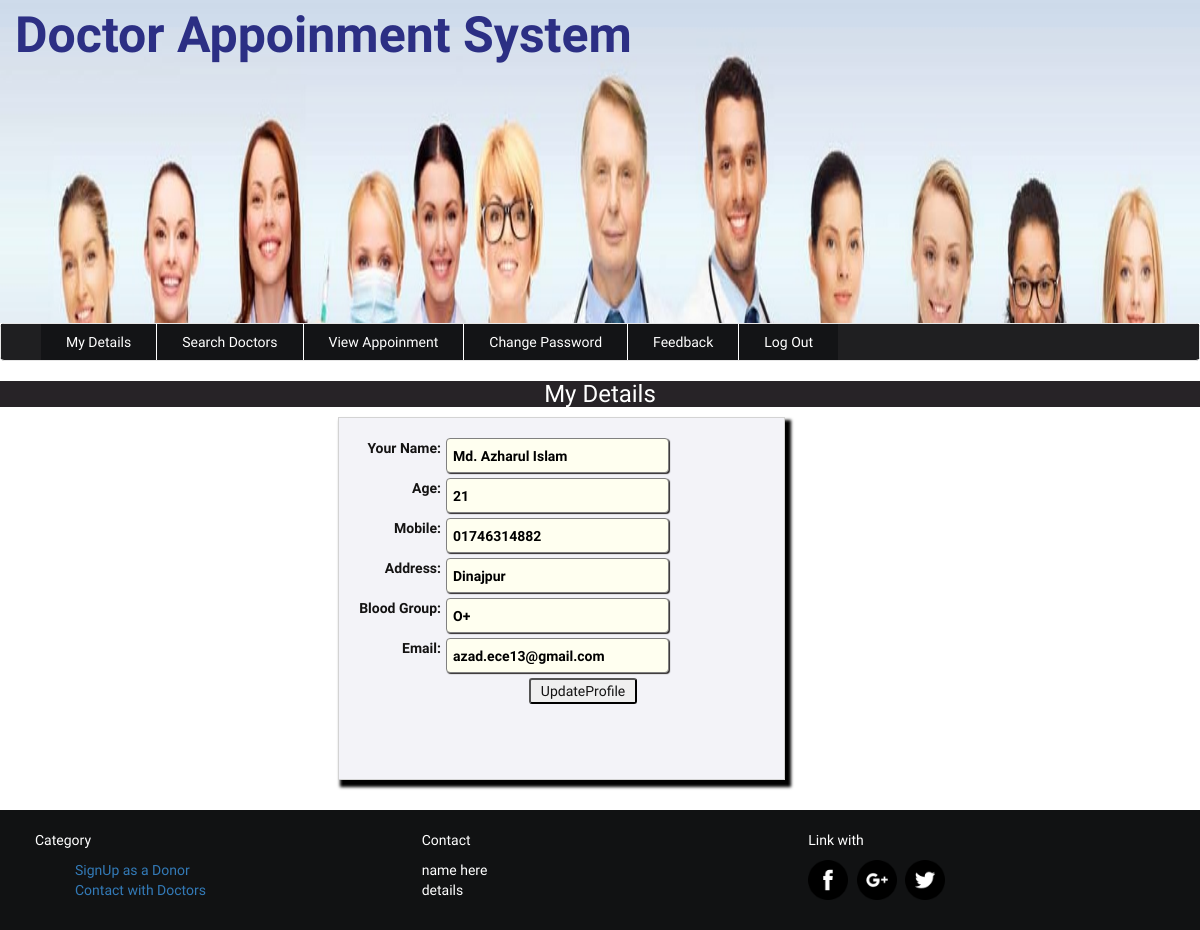
The page /patient/myDetails.php (signed in) on the database its author committed.
### tables this page shows
CREATE TABLE `patient` (
  `id` int(11) NOT NULL,
  `name` varchar(22) NOT NULL,
  `age` varchar(22) NOT NULL,
  `contact` varchar(22) NOT NULL,
  `address` varchar(22) NOT NULL,
  `bgroup` varchar(22) NOT NULL,
  `email` varchar(111) NOT NULL,
  `password` varchar(22) NOT NULL
);

### patient/myDetails.php (the view, shortened to what this page needs)
<?php include('header.php'); ?>
<?php include('uptomenu.php'); ?>
				<?php
							include('../config.php');
							$sql="SELECT * FROM patient where email='" . $_SESSION["email"] . "'";
							$q=mysqli_query($conn,$sql);
							$data=mysqli_fetch_array($q);
							$name=$data[1];
							$age=$data[2];
							$contact=$data[3];
							$address=$data[4];
							$bgroup=$data[5];
							$email=$data[6];
				?>
<div class="login" style="background-color:#fff;">
		<h3 class="text-center" style="background-color:#272327;color: #fff;">My Details</h3>
			<div class="formstyle" style="float: right;padding:20px;border: 1px solid lightgrey;margin-right:415px; margin-bottom:30px;background-color:#f3f3f8;color:#141313;">
				<form action="" method="post" class="text-center form-group">
					<label>
						Your Name: <input type="text" name="name" value="<?php echo $name; ?>" placeholder="Full name" required>
					</label><br><br>
					<label>
						Age: <input type="number" name="age"  value="<?php echo $age; ?>" placeholder="age" required="required" pattern="[0-9]{2,2}" title="please enter only  numbers between 2 to 2 for age"/>
					</label><br><br>
					<label>
						Mobile: <input type="text" name="contact" value="<?php echo $contact; ?>" placeholder="contact no" required="required" pattern="[0-9]{10,11}" title="please enter only numbers between 10 to 11 for mobile no."/>
					</label><br><br>
 					<label>
						Address: <input type="text" name="address" value="<?php echo $address; ?>" placeholder="address" required>
					</label><br><br>
					<label>
						Blood Group: <input type="email" name="email" value="<?php echo $bgroup; ?>" placeholder="email" disabled>
					</label><br><br>
					<label>
						Email: <input type="email" name="email" value="<?php echo $email; ?>" placeholder="email" required>
					</label><br><br>
					<button name="submit" type="submit" style="margin-left:43px;width:108px;border-radius: 3px;">UpdateProfile</button> <br>
			</form> <br>
				<br>
	</div>
</div>
<br><br><br>
 <?php include('footer.php'); ?>
</body>
</html>

### patient/style.css (style rules this page uses)
body { padding: 5px auto; font-family: 'El Messiri', sans-serif; background:url(../img/bg3.jpg) fixed no-repeat; background-size:cover; }
input[type="text"],input[type="email"],input[type="password"],input[type="number"],input[type="date"],select,option { text-align: initial; width:223px; box-shadow:1px 1px 1px #2d2a2a; height:35px; line-height: normal; line-break: inherit; background-color: ivory; color: black; align-self: normal; margin-left: 5px; border:1px solid grey; border-radius: 4px; padding:4px 6px; float: right; margin-right: 95px; }
label { cursor: pointer; float: right; }
.formstyle { box-shadow: 4px 5px 3px 2px black; }

### rows shown on the page
patient: name "Md. Azharul Islam", age "21", contact "01746314882", address "Dinajpur", email "O+", email "azad.ece13@gmail.com"
